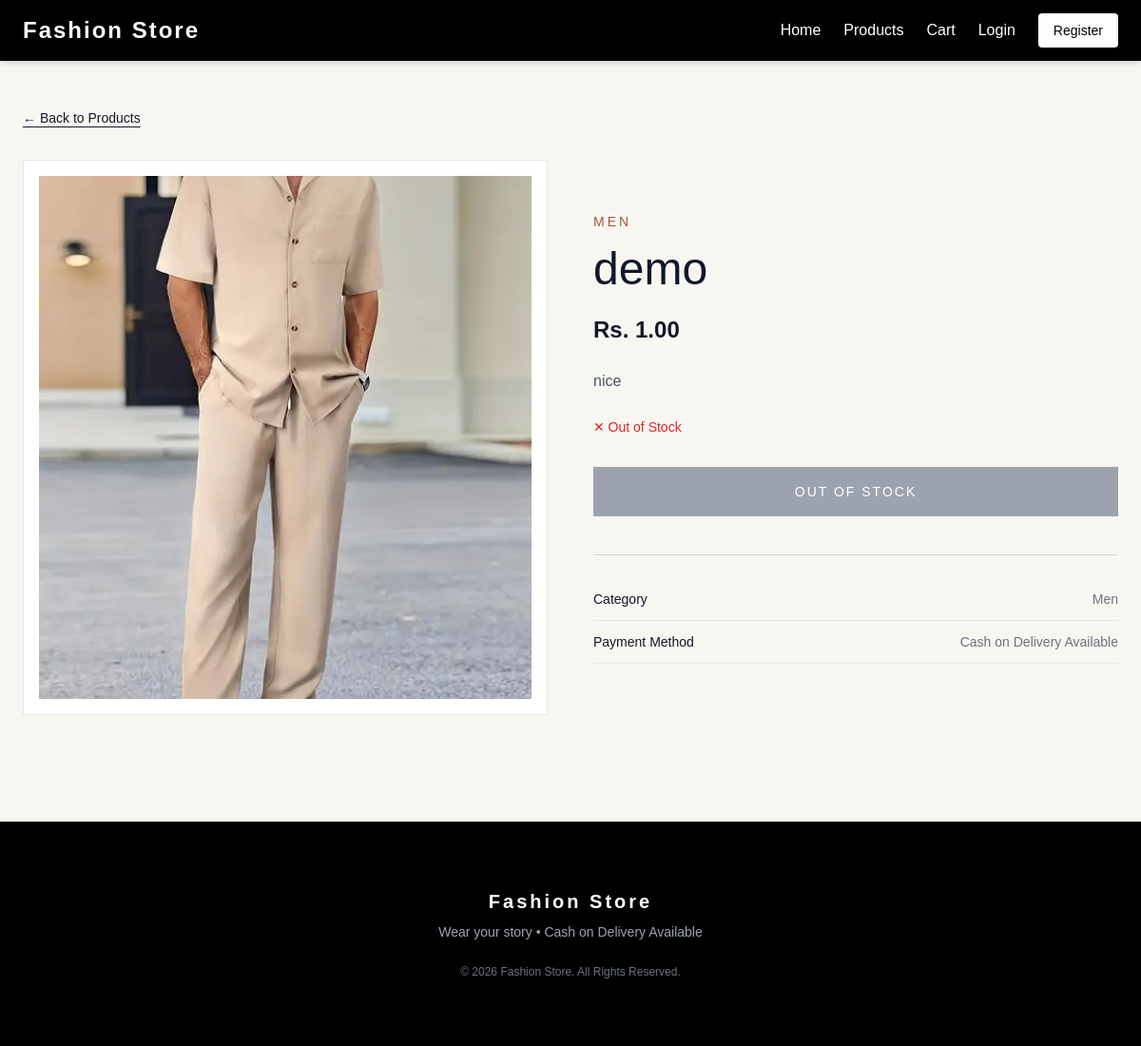
The app's page /products/22/ with its own data.
### products/models.py (models this page shows, shortened)
class Product(models.Model):
    category = models.ForeignKey(
        Category,
        on_delete=models.CASCADE,
        related_name="products"
    )
    name = models.CharField(
        max_length=200
    )
    slug = models.SlugField(
        unique=True
    )
    description = models.TextField()
    price = models.DecimalField(
        max_digits=10,
        decimal_places=2
    )
    image = models.ImageField(
        upload_to="products/"
    )
    stock = models.PositiveIntegerField(
        default=0
    )
    is_available = models.BooleanField(
        default=True
    )
    created_at = models.DateTimeField(
        auto_now_add=True
    )
    class Meta:
        ordering = ["-created_at"]
        verbose_name = "Product"
        verbose_name_plural = "Products"

### categories/models.py (models this page shows, shortened)
class Category(models.Model):
    name = models.CharField(max_length=100)
    slug = models.SlugField(unique=True, blank=True)
    image = models.ImageField(
        upload_to='categories/',
        blank=True,
        null=True
    )
    created_at = models.DateTimeField(
        default=timezone.now,
        editable=False,
    )

### products/views.py (the view)
# urls.py: path('<int:id>/', views.product_detail, name='product_detail'),
def product_detail(request, id):
    product = get_object_or_404(Product, id=id)
    related_products = Product.objects.filter(
        category=product.category,
        is_available=True
    ).exclude(id=product.id)[:4]
    return render(request, 'products/product_detail.html', {
        'product': product,
        'related_products': related_products,
    })

### cart/context_processors.py (called while the page is built)
def cart_context(request):
    cart_item_count = 0
    if request.user.is_authenticated:
        cart = Cart.objects.filter(user=request.user).first()
        if cart:
            cart_item_count = sum(item.quantity for item in cart.items.all())
    return {
        'cart_item_count': cart_item_count,
    }

### templates/products/product_detail.html (shortened to what this page needs)
{% extends 'base.html' %}
{% load static %}
{% block content %}
<main class="max-w-7xl mx-auto px-6 py-12">
    <a href="{% url 'products:product_list' %}" class="text-sm underline underline-offset-4 hover:text-[#9b5b3e]">
        &larr; Back to Products
    </a>
    <div class="grid grid-cols-1 md:grid-cols-2 gap-12 mt-8">
        <div class="bg-white p-4 border border-gray-200">
            {% if product.image %}
                <img src="{{ product.image.url }}" alt="{{ product.name }}" class="w-full h-[550px] object-cover">
            {% else %}
                <img src="{% static 'images/default.jpg' %}" alt="No Image" class="w-full h-[550px] object-cover">
            {% endif %}
        </div>
        <div class="flex flex-col justify-center">
            <p class="text-sm uppercase tracking-[3px] text-[#9b5b3e]">
                {{ product.category.name }}
            </p>
            <h1 class="text-4xl md:text-5xl font-light mt-4 text-gray-900">
                {{ product.name }}
            </h1>
            <p class="text-2xl font-semibold mt-6 text-gray-900">
                Rs. {{ product.price }}
            </p>
            <p class="text-gray-600 leading-7 mt-6">
                {{ product.description }}
            </p>
            {% if product.stock > 0 %}
                <p class="text-green-600 text-sm font-medium mt-6">
                    ✓ In Stock ({{ product.stock }} available)
                </p>
            {% else %}
                <p class="text-red-600 text-sm font-medium mt-6">
                    ✕ Out of Stock
                </p>
            {% endif %}
            {% if product.stock > 0 %}
                <form action="{% url 'cart:add_to_cart' product.id %}" method="POST" class="mt-8 space-y-4">
                    {% csrf_token %}
                    <div class="flex items-center gap-4">
                        <label for="quantity" class="text-sm font-medium text-gray-700">Quantity:</label>
                        <input type="number" id="quantity" name="quantity" value="1" min="1" max="{{ product.stock }}" class="w-20 border border-gray-300 px-3 py-2 text-sm text-center focus:outline-none focus:border-black">
                    </div>
                    <button type="submit" class="w-full bg-black text-white text-center py-4 uppercase tracking-[2px] text-sm hover:bg-[#9b5b3e] transition font-medium">
                        Add To Cart
                    </button>
                </form>
            {% else %}
                <button disabled class="mt-8 w-full bg-gray-400 text-white py-4 uppercase tracking-[2px] text-sm cursor-not-allowed">
                    Out of Stock
                </button>
            {% endif %}
            <div class="border-t border-gray-300 mt-10 pt-6">
                <div class="flex justify-between py-3 border-b border-gray-200 text-sm">
                    <span>Category</span>
                    <span class="text-gray-500">{{ product.category.name }}</span>
                </div>
                <div class="flex justify-between py-3 border-b border-gray-200 text-sm">
                    <span>Payment Method</span>
                    <span class="text-gray-500 font-medium">Cash on Delivery Available</span>
                </div>
            </div>
        </div>
    </div>
</main>
{% endblock %}

### static/css/style.css (style rules this page uses)
* { margin: 0; padding: 0; box-sizing: border-box; }
body { font-family: Arial, sans-serif; background: #f8f6f1; color: #0b0808; }
a { text-decoration: none; color: #111; }

### records on screen
Product: image (picture), category.name "MEN", name "demo", price "1.00", description "nice", category.name "Men"
